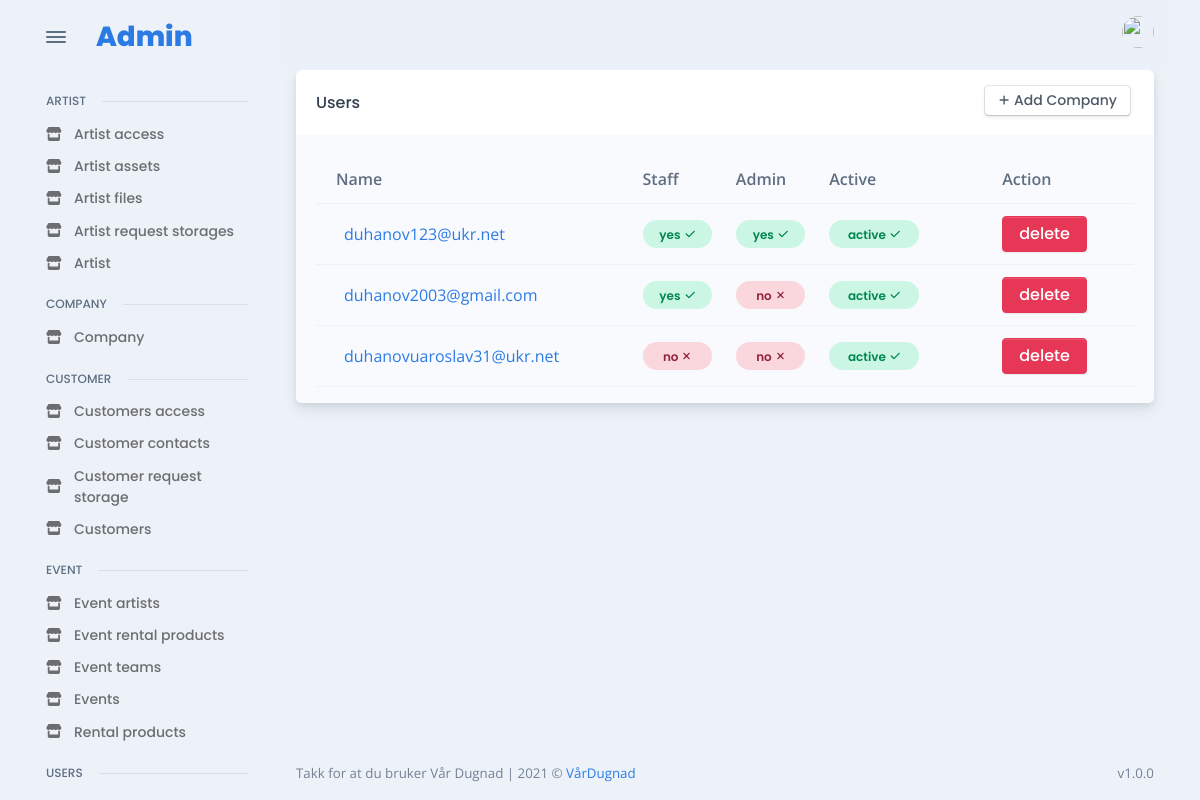
The page /admin_site/users/all_users/ (signed in) on the database its author committed.
### users/models.py (models this page shows, shortened)
class User(AbstractBaseUser):
    email = models.EmailField(max_length=255, unique=True)
    first_name = models.CharField(max_length=255)
    last_name = models.CharField(max_length=255)
    picture = models.ImageField(upload_to="images/users", blank=True)
    phone = models.CharField(max_length=50, blank=True, unique=True)
    driver_licens_classes = models.CharField(max_length=50, blank=True)
    birthdate = models.DateField(null=True, blank=True)
    last_login = models.DateTimeField(auto_now_add=True)
    is_active = models.BooleanField(default=True)  # can login
    staff = models.BooleanField(default=False)  # can login
    admin = models.BooleanField(default=False)  # can login
    USERNAME_FIELD = "email"
    REQUIRED_FIELDS = ["first_name", "last_name"]
    objects = UserManager()
    @property
    def is_staff(self):
        return self.staff
    @property
    def is_admin(self):
        return self.admin

### admin_app/admin_user/views.py (the view)
# urls.py: path("all_users/", UserListView.as_view(), name="admin_get_all_users"),
class UserListView(LoginRequiredMixin, ListView):
    model = User
    template_name = "admin/pages/users/user/all.html"
    context_object_name = 'users'

### templates/admin/pages/users/user/all.html (shortened to what this page needs)
{% extends 'base/admin_base.html' %}
{% load static %}
{% load widget_tweaks %}
{% block content %}
<div class="card">
  <div class="card-header">
    <div class="row flex-between-center">
      <div class="col-4 col-sm-auto d-flex align-items-center pe-0">
        <h5 class="fs-0 mb-0 text-nowrap py-2 py-xl-0">Users</h5>
      </div>
      <div class="col-8 col-sm-auto text-end ps-2">
        <a href="{% url 'admin_add_new_user' %}" class="btn btn-falcon-default btn-sm me-1 mb-1">
          <span class="fas fa-plus me-1" data-fa-transform="shrink-3"></span>Add Company
        </a>
      </div>
    </div>
  </div>
  <div class="card-body bg-light pb-0">
    <div class="table-responsive scrollbar">
      {% if users|length %}
      <table class="table table-hover table-striped overflow-hidden">
        <thead>
          <tr>
            <th scope="col">Name</th>
            <th scope="col">Staff</th>
            <th scope="col">Admin</th>
            <th scope="col">Active</th>
            <th></th>
            <th></th>
            <th scope="col">Action</th>
          </tr>
        </thead>
        <tbody>
          {% for user_for in users %}
          <tr class="align-middle">
            <td class="text-nowrap">
              <div class="d-flex align-items-center">
                <div class="ms-2"><a href="{% url 'admin_change_details_user' user_for.id %}">{{user_for.email}}</a></div>
              </div>
            </td>
            {% if user_for.is_staff %}
                <td><span class="badge badge rounded-pill d-block p-2 badge-soft-success">yes<span class="ms-1 fas fa-check" data-fa-transform="shrink-2"></span></span></td>
            {% else %}
                <td><span class="badge badge rounded-pill d-block p-2 badge-soft-danger">no<span class="ms-1 fas fa-times" data-fa-transform="shrink-2"></span></span></td>
            {% endif %}
            {% if user_for.is_admin %}
                <td><span class="badge badge rounded-pill d-block p-2 badge-soft-success">yes<span class="ms-1 fas fa-check" data-fa-transform="shrink-2"></span></span></td>
            {% else %}
                <td><span class="badge badge rounded-pill d-block p-2 badge-soft-danger">no<span class="ms-1 fas fa-times" data-fa-transform="shrink-2"></span></span></td>
            {% endif %}
            {% if user_for.is_active %}
                <td><span class="badge badge rounded-pill d-block p-2 badge-soft-success">active<span class="ms-1 fas fa-check" data-fa-transform="shrink-2"></span></span></td>
            {% else %}
                <td><span class="badge badge rounded-pill d-block p-2 badge-soft-danger">disabled<span class="ms-1 fas fa-times" data-fa-transform="shrink-2"></span></span></td>
            {% endif %}
            <th></th>
            <th></th>
            <td><a class="btn btn-danger"  href="{% url 'admin_delete_user' user_for.id %}">delete</a></tr>
          {% endfor %}
        </tbody>
      </table>
      {% else %}
          <p>There is no company yet, try to add some</p>
      {% endif %}
    </div>
  </div>
  </div>
{% endblock %}

### rows shown on the page
User: email "duhanov123@ukr.net", staff "yes", admin "yes", is_active "active"
User: email "duhanov2003@gmail.com", staff "yes", admin "no", is_active "active"
User: email "duhanovuaroslav31@ukr.net", staff "no", admin "no", is_active "active"
